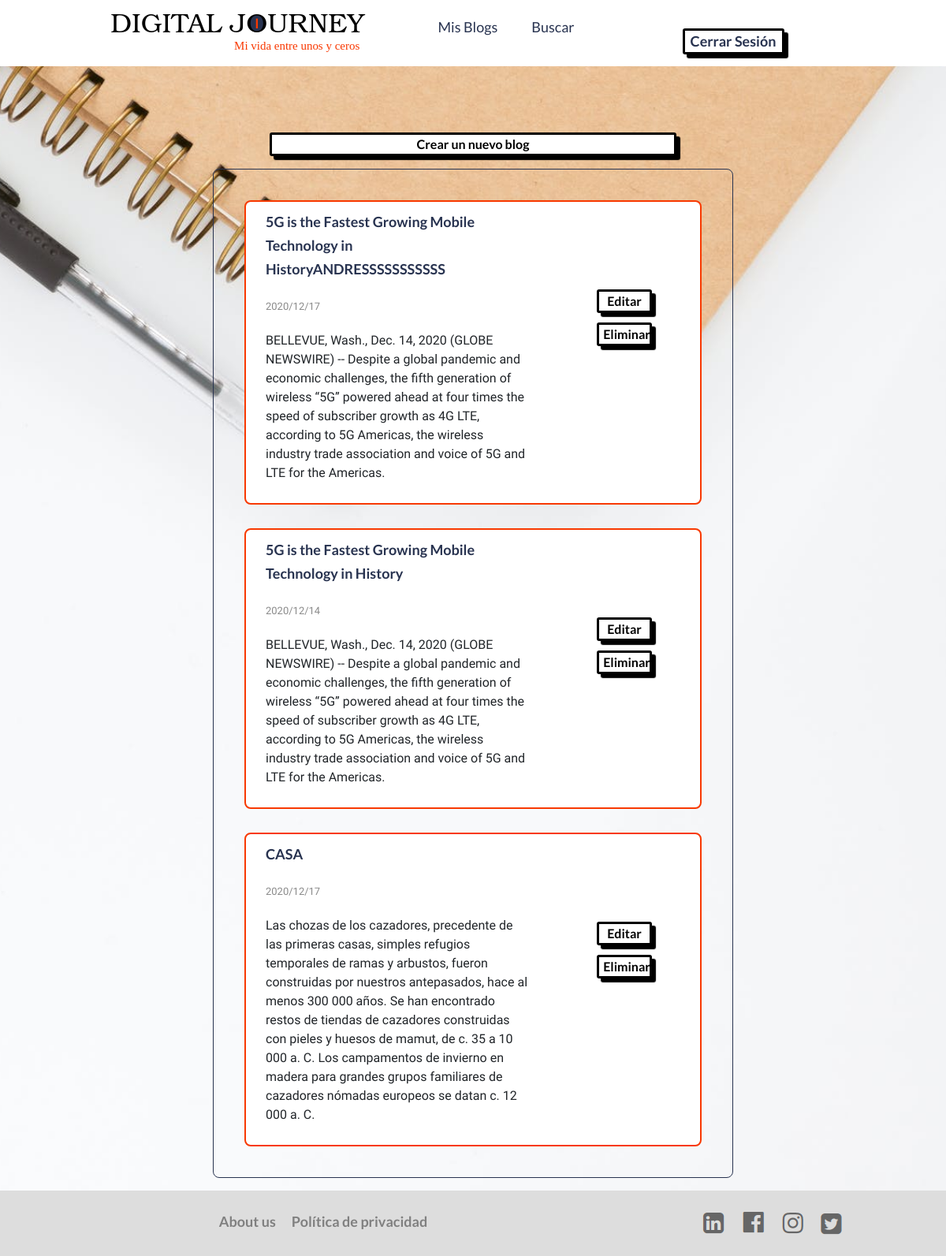
Page /MisBlogs (signed in) on the committed database.
### tables this page shows
CREATE TABLE publicacion (id_publicacion INTEGER PRIMARY KEY AUTOINCREMENT NOT NULL, titulo TEXT NOT NULL, cuerpo TEXT NOT NULL, es_publico BOOLEAN, fecha_publicacion DATETIME NOT NULL, id_categoriaPub INT NOT NULL REFERENCES categoria (id_categoria), id_usuarioPub INT NOT NULL REFERENCES usuario (id_usuario));

### app.py (the view, shortened to what this page needs)
@app.route("/MisBlogs", methods = ["GET", "POST"])
@login_required
def MisBlogs():
    if request.method == "GET":
        usuario = session["user_id"]
        userBlogs = db.execute("SELECT * FROM publicacion WHERE id_usuarioPub = :idUser",
                          idUser=usuario)
        if len(userBlogs) == 0:
            mensaje = "No tienes ningún blog asociado a tu cuenta"
            return render_template("MisBlogs.html", userBlogs = userBlogs)
        else:
            return render_template("MisBlogs.html", userBlogs = userBlogs)

### app.py (called while the page is built)
@app.after_request
def after_request(response):
    response.headers["Cache-Control"] = "no-cache, no-store, must-revalidate"
    response.headers["Expires"] = 0
    response.headers["Pragma"] = "no-cache"
    return response

### utils.py (called while the page is built)
def login_required(f):
    @wraps(f)
    def decorated_function(*args, **kwargs):
        if session.get("user_id") is None:
            return redirect("/")
        return f(*args, **kwargs)
    return decorated_function

### templates/MisBlogs.html (shortened to what this page needs)
<!DOCTYPE html>
<html lang="es">
<head>
    <link rel="stylesheet" href="https://cdn.jsdelivr.net/npm/bootstrap@4.5.3/dist/css/bootstrap.min.css">
    <link rel="stylesheet" href="/static/styles.css">
</head>
<body id="body_index">
    <header>
        <img class="logo" src="/static/logo.svg" alt="logo">
        <nav>
            <ul class="navlinks">
                <li><a href="/MisBlogs">Mis Blogs</a></li>
                <li><a href="/buscar">Buscar</a></li>
            </ul>
        </nav>
        <div style="text-align: center; width: 300px;"><button class="button"><a href="/logout">Cerrar Sesión</a></button></div>
    </header>
    <div>
        <form action="/MisBlogs" method="POST">
            <div style="text-align: center;"><button type="submit" class="button" value = "agregar" name="agregar">Crear un nuevo blog</button></div>
        </form>
    </div>
    <section class="box">
        <div>
            {% for blog in userBlogs %}
            <article class="articulo">
                <div class="container">
                    <div class="row" id="blog">
                        <div class="col-8">
                            <table>
                                <tr>
                                    <td>
                                        <form id = "form1" action="/blog" method="POST">
                                        <t2 class="titulo_blog"><a href="/blog/{{ blog['id_publicacion'] }}">{{ blog["titulo"] }}</a></t2>
                                        </form>
                                    </td>
                                </tr class="titulo">
                                <tr>
                                    <td>
                                        <t3 class="fechas">{{ blog["fecha_publicacion"] }}</t3>
                                    </td>
                                </tr>
                                <tr>
                                    <td>
                                        <p>{{ blog["cuerpo"] }}</p>
                                    </td>
                                </tr>
                            </table>
                        </div>
                        <div class="col-4 botones_articulo">
                        <form action="/MisBlogs" method="POST">
                            <div style="text-align: center;"><button type="submit" class="button" value = "Editar,{{ blog['id_publicacion'] }}" name="Editar">Editar</button></div>
                            <div style="text-align: center;"><button type="submit" class="button" value = "Eliminar,{{ blog['id_publicacion'] }}" name = "Eliminar">Eliminar</button></div>
                        </form>
                        </div>
                    </div>
                </div>
            </article>
            {% endfor %}
        </div>
    </section>
    <div class="footer">
        <div class="container">
            <div class="row">
                <div class="col-sm-8" style="text-align: center;">
                    <table>
                        <tr>
                            <td><a class="links_footer" href="#">About us</a></td>
                            <td><a class="links_footer" href="#">Política de privacidad</a></td>
                        </tr>
                    </table>
                </div>
                <div class="col-sm-4">
                    <table>
                        <tr>
                            <td>
                                <a href="#"><img src="/static/linkedin.PNG" alt="Linkedin" class="socialmedia"></a>
                            </td>
                            <td>
                                <a href="#"><img src="/static/fb.PNG" alt="Facebook" class="socialmedia"></a>
                            </td>
                            <td>
                                <a href="#"><img src="/static/ig.PNG" alt="Instagram" class="socialmedia"></a>
                            </td>
                            <td>
                                <a href="#"><img src="/static/tw.PNG" alt="Twitter" class="socialmedia"></a>
                            </td>
                        </tr>
                    </table>
                </div>
            </div>
        </div>
    </div>
</body>
</html>

### static/styles.css (style rules this page uses)
#body_index { margin: 0; padding: 0; background: url("/static/inicio.jpeg") no-repeat center; background-size: cover; font-family: 'Maven Pro', sans-serif; }
td { padding: 10px; }
table { margin: 0 auto; }
.footer { right: 0; bottom: 0; left: 0; padding: 1rem; background-color: #DDDDDD; text-align: center; flex: 0 0 50px; margin-top: auto; }
.socialmedia { height: 100%; }
.links_footer { color: gray; font-weight: bold; }
#blog { background-color: white; border: 2px solid #f83900; border-radius: 8px; }
.articulo { padding: 15px; }
.botones_articulo { text-align: center; padding-top: 100px; }
.titulo_blog { font-weight: bold; color: rgb(97, 97, 97); font-size: 20px; }
.fechas { color: rgb(138, 138, 138); font-size: small; }
.box { margin: 0 auto; margin-top: 1em; margin-bottom: 1em; position: relative; top: 10%; width: 55%; padding: 2%; font-family: 'Maven Pro', sans-serif; font-size: 1em; border: 1px solid #283350; border-radius: 8px; }
.button { width: 43%; height: 2%; padding: 0px 5px; margin: 0 auto; margin-top: 7%; background-color: #ffffff; border: 3px solid #283350; border-radius: 3px; box-shadow: 5px 5px 1px #283350; font-weight: bold; text-align: center; overflow: hidden; letter-spacing: 0in; font-family: "Lato", sans-serif; }
.button { width: 43%; height: 2%; padding: 0px 5px; margin: 0 auto; margin-top: 7%; background-color: #ffffff; border: 3px solid black; border-radius: 3px; box-shadow: 5px 5px 1px #000000; font-weight: bold; text-align: center; overflow: hidden; letter-spacing: 0in; }
body { display: flex; flex-direction: column; min-height: 100vh; }
li, a { font-family: "Lato", sans-serif; font-size: 18px; color: #283350; text-decoration: none; }
.logo { cursor: pointer; }
header { display: flex; justify-content: space-between; vertical-align: middle; align-items: center; padding: 15px 10%; background-color: white; }
.navlinks { list-style: none; font-family: 'Lato', sans-serif; }
.navlinks li { display: inline-block; padding: 0px 20px; }

### rows in the picture
publicacion: titulo "5G is the Fastest Growing Mobile Technology in HistoryANDRESSSSSSSSSSS", fecha_publicacion "2020/12/17", cuerpo "BELLEVUE, Wash., Dec. 14, 2020 (GLOBE NEWSWIRE) -- Despite a global pandemic and economic challenges, the fifth generation of wireless “5G” powered ahead at four times the speed of subscriber growth as 4G LTE, according to 5G Americas, the wireless industry trade association and voice of 5G and LTE for the Americas."
publicacion: titulo "5G is the Fastest Growing Mobile Technology in History", fecha_publicacion "2020/12/14", cuerpo "BELLEVUE, Wash., Dec. 14, 2020 (GLOBE NEWSWIRE) -- Despite a global pandemic and economic challenges, the fifth generation of wireless “5G” powered ahead at four times the speed of subscriber growth as 4G LTE, according to 5G Americas, the wireless industry trade association and voice of 5G and LTE for the Americas."
publicacion: titulo "CASA", fecha_publicacion "2020/12/17", cuerpo "Las chozas de los cazadores, precedente de las primeras casas, simples refugios temporales de ramas y arbustos, fueron construidas por nuestros antepasados, hace al menos 300 000 años. Se han encontrado restos de tiendas de cazadores construidas con pieles y huesos de mamut, de c. 35 a 10 000 a. C. Los campamentos de invierno en madera para grandes grupos familiares de cazadores nómadas europeos se datan c. 12 000 a. C."
